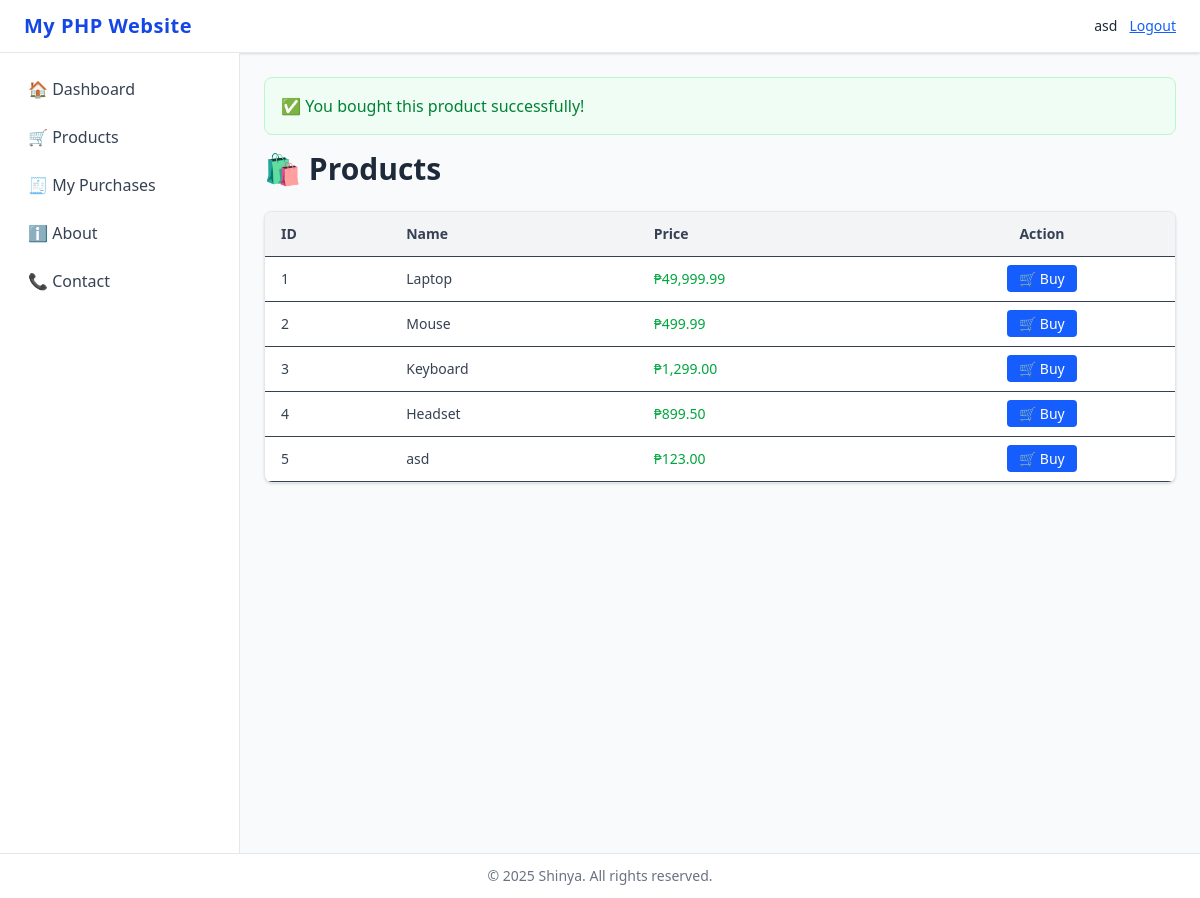
Screenshot of /index.php?page=products&buy=1 (signed in) with the database file from the repository.
### tables this page shows
CREATE TABLE products (
    id INTEGER PRIMARY KEY AUTOINCREMENT,
    name TEXT NOT NULL,
    price REAL NOT NULL
);

### helpers.php (called while the page is built, shortened)
<?php
function isLoggedIn(): bool {
    return isset($_SESSION['user']);
}
function isAdmin(): bool {
    return isLoggedIn() && ($_SESSION['user']['role'] ?? '') === 'admin';
}

### index.php (called while the page is built, shortened)
<?php
require_once __DIR__ . '/helpers.php';
$page = $_GET['page'] ?? 'home';
$file = __DIR__ . "/pages/{$page}.php";
if (file_exists($file)) {
    include $file;
} else {
    $content = "<h1>404 - Page not found</h1>";
}
include __DIR__ . '/layout.php';

### pages/products.php (the view, shortened to what this page needs)
<?php
$stmt = $conn->query("SELECT * FROM products ORDER BY id DESC");
$products = $stmt->fetchAll(PDO::FETCH_ASSOC);
if (isLoggedIn() && isset($_GET['buy'])) {
    echo "<div class='bg-green-50 border border-green-200 text-green-700 rounded-lg p-4 mb-4'>
            ✅ You bought this product successfully!
          </div>";
}
$products = $conn->query("SELECT * FROM products ORDER BY id ASC")->fetchAll(PDO::FETCH_ASSOC);
?>
<h1 class="text-3xl font-bold text-gray-800 mb-6">🛍️ Products</h1>
<?php if (empty($products)): ?>
  <div class="bg-yellow-50 border border-yellow-200 text-yellow-700 rounded-lg p-4">
    No products available at the moment.
  </div>
<?php else: ?>
  <div class="overflow-x-auto bg-white rounded-lg shadow border border-gray-200">
    <table class="min-w-full text-left text-sm text-gray-700">
      <thead class="bg-gray-100 border-b">
        <tr>
          <th class="py-3 px-4 font-semibold">ID</th>
          <th class="py-3 px-4 font-semibold">Name</th>
          <th class="py-3 px-4 font-semibold">Price</th>
          <th class="py-3 px-4 font-semibold text-center">Action</th>
        </tr>
      </thead>
      <tbody>
        <?php foreach ($products as $p): ?>
          <tr class="border-b hover:bg-gray-50 transition">
            <td class="py-3 px-4"><?= $p['id'] ?></td>
            <td class="py-3 px-4"><?= htmlspecialchars($p['name']) ?></td>
            <td class="py-3 px-4 font-medium text-green-600">₱<?= number_format($p['price'], 2) ?></td>
            <td class="py-3 px-4 text-center">
              <?php if (isLoggedIn() && !isAdmin()): ?>
                <a href="?page=products&buy=<?= $p['id'] ?>"
                   onclick="return confirm('Buy this product?')"
                   class="bg-blue-600 text-white px-3 py-1 rounded hover:bg-blue-700 transition">
                  🛒 Buy
                </a>
              <?php elseif (!isLoggedIn()): ?>
                <span class="text-gray-500 italic">Please login to buy</span>
              <?php else: ?>
                <span class="text-gray-500 italic">Admin only manages</span>
              <?php endif; ?>
            </td>
          </tr>
        <?php endforeach; ?>
      </tbody>
    </table>
  </div>
<?php endif; ?>

### rows the page displays
products: id "1", name "Laptop", price "49,999.99"
products: id "2", name "Mouse", price "499.99"
products: id "3", name "Keyboard", price "1,299.00"
products: id "4", name "Headset", price "899.50"
products: id "5", name "asd", price "123.00"

### other values shown
APP_NAME "My PHP Website"
$_SESSION['user']['username'] "asd"
APP_AUTHOR "Shinya"
